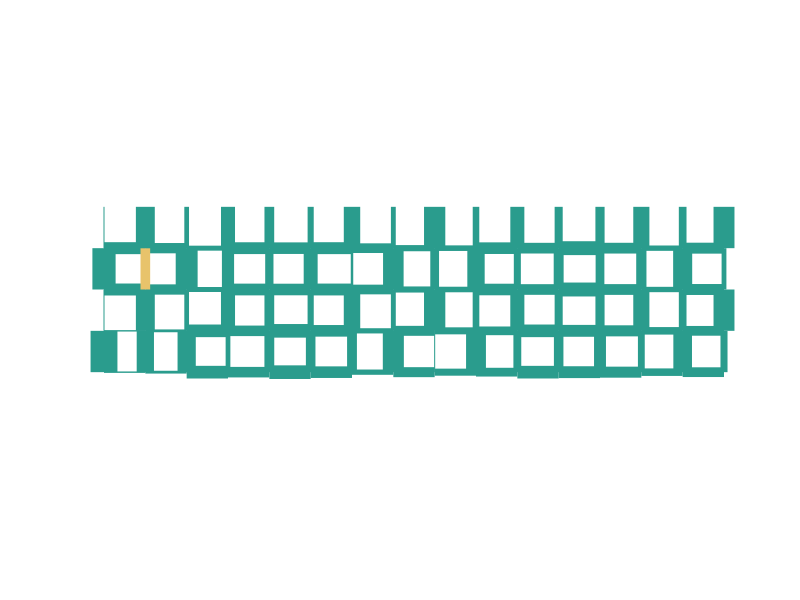

Source code (MATLAB):
%4x16
% horizontal_X = [ -0.47526 -0.47905 -0.42760 -0.44567 -0.80317 -0.77282 -0.54512 -0.20685 -2.05636 -2.61099 -0.20568 -0.00549 -2.70444 -1.85823 0.32838 -0.55667 -1.00898 -1.09795 0.08698 -0.62543 -0.81598 -0.28783 -0.53652 -0.77490 -2.20156 -0.45098 -1.06984 -2.67446 -0.64309 -2.22792 -2.34712 -0.74549 -2.81827 -0.67452 -0.23358 -1.53834 -0.98381 -3.48333 -0.32497 -0.76223 -0.77838 -0.54085 -3.74779 -0.58728 -2.23046 -2.04374 -0.08115 -3.48119 -2.09624 -0.02456 -1.97014 -0.47597 -0.70570 0.06662 -0.24790 -3.21658 -1.33568 0.39716 -1.17787 -0.96695];
% vertical_X = [ -3.84370 -0.06455 -3.84777 -0.05211 0.01353 -3.72184 -0.29225 -3.72966 -2.06689 0.09380 -3.74165 -0.87425 0.08578 -1.02283 -3.69533 -0.49574 0.41816 -2.50265 -2.61958 -1.77626 -3.48374 -0.39617 -3.70002 0.01020 -0.65326 -3.64097 0.27077 -1.99951 -2.47723 0.23151 -1.95692 0.13462 -0.03870 -2.33774 -0.61128 -2.47990 -1.00354 -0.91894 -3.34709 0.75421 -0.22773 -0.33088 -0.39056 -3.58687 -2.52651 -0.67130 -0.50686 0.27710 0.40638 -2.62967 -0.95122 -1.11867 -2.62983 -2.17523 -0.97771 -0.25203 -2.91351 -2.44634 -1.54757 0.62584 -0.52042 -3.67120 0.08465 -3.52133];

% horizontal_X = [ -0.07514 -0.50402 -0.76170 0.03222 -0.45834 -0.54050 0.72275 -1.18157 -1.94826 0.41915 -0.77469 -1.97282 -0.18133 -0.35103 -0.51690 -0.10743 -0.56038 -0.34575 0.63786 -2.03816 -0.53757 0.24142 -2.02821 -1.03289 -0.12738 -0.54866 -0.39106 -0.01701 -0.78728 -0.45885 -0.75005 -0.90572 0.09179 -0.52244 -0.54679 0.00734 -1.52718 -1.89433 0.44389 -0.86090 -1.48751 0.74671 -0.33670 -0.43489 -0.31719 -0.23980 -0.46893 -0.20311 0.42413 -1.72064 -0.84670 0.61620 -1.47370 -0.63974 0.23158 -1.08181 -0.72385 0.33965 -0.85130 -0.45387 -0.32936 -0.32573 -0.31487 -0.30140 -0.33278 -0.33548 -0.85540 -0.60815 0.13830 -0.81850 -0.51290 0.07154 -1.68621 -0.85794 0.33926 -1.60301 -0.97936 0.32992 0.27803 -0.47320 -1.92992 0.29388 -0.72039 -1.95642 -0.00588 -0.36820 -0.69228 -0.07927 -0.36195 -0.71411];
% vertical_X = [ -0.51569 -3.70462 -0.53188 -3.80389 -0.47347 -3.79073 -3.44336 -0.06742 -2.57317 -2.39100 -2.02716 -1.40124 -1.83545 -2.47794 -0.95293 -3.65629 -0.33859 -2.91969 -2.82689 -0.40980 -3.72473 -0.81787 -2.46065 -1.92848 -1.26736 -2.05001 -2.49484 -2.43713 -0.13696 -3.53483 -3.56820 -0.52721 -3.76228 -0.48997 -3.65175 -0.56055 0.14706 -2.57443 -2.38107 -2.00974 -1.88644 -3.06117 -2.64287 -0.88977 -3.66977 -0.32683 -3.33706 -1.32800 -0.79259 -2.88974 -1.32459 -3.33457 -0.44446 -3.72472 -1.90603 -1.00047 -2.85424 -2.46408 -0.85259 -3.27826 -3.62865 -0.38496 -3.74246 -0.57159 -3.59715 -0.63561 -0.39259 -3.76268 -0.50703 -3.64516 -0.53250 -3.69670 -1.62954 -2.49886 -2.64913 -0.35436 -3.37755 -1.64593 -2.30710 -1.90117 -1.96542 -2.21035 -2.03769 -1.78653 -2.56235 -1.98549 -1.19413 -3.61211 -0.43406 -2.43312 -3.81526 -0.47335 -3.75761 -0.53252 -3.72590 -0.51628];

horizontal_X=[ -0.20516 -0.20516 -1.72363 -1.72329 -0.40506 -0.40616 -1.48142 -1.48219 -1.82414 -1.81930 -0.71938 -0.71933 -1.51645 -1.51672 -1.69403 -1.70202 -1.96545 -1.95970 -1.67006 -1.66706 -1.67182 -1.67201 -1.70798 -1.71588 -0.75902 -0.75285 -1.39673 -1.39562 -1.43970 -1.43730 -0.88169 -0.88817 -1.01721 -1.01126 -0.80023 -0.80653 -1.26378 -1.25348 -1.66753 -1.67592 -1.81899 -1.81723 -1.53596 -1.53959 -1.70863 -1.71106 -2.00536 -2.00087 -1.58922 -1.59369 -1.55149 -1.55024 -1.08462 -1.08324 -0.77222 -0.77033 -1.40335 -1.40518 -1.57785 -1.57748];
vertical_X=[ -3.86977 -0.13146 -3.34175 -0.13158 -2.48765 -2.72431 1.39195 -2.72451 -2.62519 -0.68095 -3.15620 -0.67893 -0.68085 -2.02477 -1.75509 -2.01899 -1.41596 -1.40660 -1.19316 -1.40201 -1.37925 -0.88847 -2.00967 -0.88249 -1.41609 -2.36905 -0.35729 -2.36509 -3.03091 -0.70726 -2.96110 -0.70062 -0.14643 -3.06880 -1.26171 -3.06413 -2.86044 -0.95920 -2.49947 -0.94419 -1.13297 -2.02885 -1.01381 -2.02047 -1.37149 -1.16158 -1.43152 -1.16288 -1.71875 -1.31651 -1.26195 -1.32281 -0.98314 -2.32047 -1.47486 -2.32223 -2.68499 -1.10699 -2.74479 -1.10820 -1.01525 -3.01606 -0.69267 -3.01692];
Lx=16;
Ly=4;
% horizontal_X  = reshape(horizontal_X, [Ly, Lx-1]);
% vertical_X = reshape(vertical_X, [Ly, Lx]);

mark_energy_value = 0;
energy_text_size=10;

bond_with_scale = 5;
postive_bond_color = [233, 196, 107]/256;
minus_bond_color = [042, 157, 142]/256;


a=1; %lattice constant
for i = 0:numel(horizontal_X)-1
    site1_idx = i;
    site2_idx = i+Ly;
    bond_energy = horizontal_X(i+1);

    x1_coor = fix(i/Ly);     x2_coor = x1_coor + 1;
    y1_coor = mod(i, Ly);    y2_coor  = y1_coor;

    if(bond_energy > 0)
        line([x1_coor,x2_coor],[y1_coor, y2_coor],'color',postive_bond_color,'linewidth',bond_with_scale* bond_energy);  hold on;
    else
        line([x1_coor,x2_coor],[y1_coor, y2_coor],'color',minus_bond_color,'linewidth',-bond_energy* bond_with_scale);  hold on;
    end

    if(mark_energy_value)
        T = text((x1_coor+x2_coor)/2, (y1_coor + y2_coor)/2, [num2str(bond_energy)],'HorizontalAlignment', 'center', 'VerticalAlignment', 'bottom');
        set(T,'Interpreter','latex');
        set(T,'Fontsize',energy_text_size);
    end
end

for i = 0:numel(vertical_X)-1
    site1_idx = i;
    site2_idx = i+1;
    bond_energy = vertical_X(i+1);

    x1_coor = fix(i/Ly);     x2_coor = x1_coor ;
    y1_coor = mod(i, Ly);    y2_coor = y1_coor + 1;

    if(bond_energy > 0)
        line([x1_coor,x2_coor],[y1_coor, y2_coor],'color',postive_bond_color,'linewidth',bond_with_scale* bond_energy);  hold on;
    else
        line([x1_coor,x2_coor],[y1_coor, y2_coor],'color',minus_bond_color,'linewidth',-bond_energy* bond_with_scale);  hold on;
    end

    if(mark_energy_value)
        T = text((x1_coor+x2_coor)/2, (y1_coor + y2_coor)/2, [num2str(bond_energy)],'HorizontalAlignment', 'center', 'VerticalAlignment', 'bottom');
        set(T,'Interpreter','latex');
        set(T,'Fontsize',energy_text_size);
        % set(T,'Rotation',90);
    end
end

axis off;
% axis tight;
axis equal;

